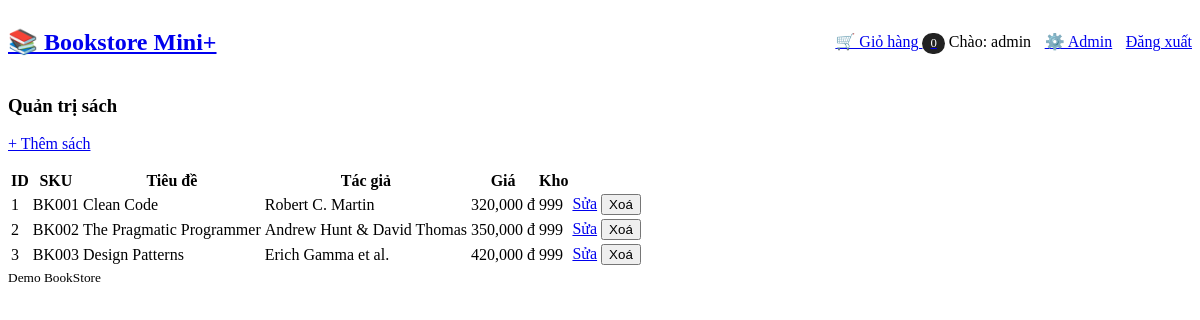
/admin/index.php (signed in), run on the app's committed database.
### tables this page shows
CREATE TABLE books (
  id INT AUTO_INCREMENT PRIMARY KEY,
  sku VARCHAR(20) UNIQUE NULL,
  title VARCHAR(255) NOT NULL,
  author VARCHAR(255) NOT NULL,
  price DECIMAL(10,2) NOT NULL DEFAULT 0,
  stock INT NOT NULL DEFAULT 999,
  description TEXT
);

### src/Database.php (called while the page is built, shortened)
<?php
class Database {
  public static function getConnection(): PDO {
    $dsn = 'mysql:host=' . DB_HOST . ';dbname=' . DB_NAME . ';charset=utf8mb4';
    $opt = [PDO::ATTR_ERRMODE=>PDO::ERRMODE_EXCEPTION,PDO::ATTR_DEFAULT_FETCH_MODE=>PDO::FETCH_ASSOC];
    return new PDO($dsn, DB_USER, DB_PASS, $opt);
  }
}

### src/BookRepository.php (called while the page is built, shortened)
<?php
class BookRepository {
  private \PDO $pdo;
  public function __construct(\PDO $pdo){ $this->pdo=$pdo; }
  public function all(int $offset=0,int $limit=20,?string $q=null): array {
    if($q){
      $stmt=$this->pdo->prepare("SELECT id,sku,title,author,price,stock FROM books WHERE title LIKE ? OR author LIKE ? OR sku LIKE ? ORDER BY id ASC LIMIT ? OFFSET ?");
      $like='%'.$q.'%'; $stmt->bindValue(1,$like); $stmt->bindValue(2,$like); $stmt->bindValue(3,$like);
      $stmt->bindValue(4,$limit,\PDO::PARAM_INT); $stmt->bindValue(5,$offset,\PDO::PARAM_INT); $stmt->execute();
    } else {
      $stmt=$this->pdo->prepare("SELECT id,sku,title,author,price,stock FROM books ORDER BY id ASC LIMIT ? OFFSET ?");
      $stmt->bindValue(1,$limit,\PDO::PARAM_INT); $stmt->bindValue(2,$offset,\PDO::PARAM_INT); $stmt->execute();
    }
    return $stmt->fetchAll();
  }
}

### public/admin/index.php (the view, shortened to what this page needs)
<?php
$repo=new App\BookRepository(App\Database::getConnection());
$books=$repo->all(0,1000,null);
ob_start(); ?>
<h3>Quản trị sách</h3>
<p><a href="/admin/create.php">+ Thêm sách</a></p>
<table><thead><tr><th>ID</th><th>SKU</th><th>Tiêu đề</th><th>Tác giả</th><th>Giá</th><th>Kho</th><th></th></tr></thead><tbody>
<?php foreach($books as $b): ?>
<tr>
<td><?= (int)$b['id'] ?></td>
<td><?= htmlspecialchars($b['sku'] ?? '') ?></td>
<td><?= htmlspecialchars($b['title']) ?></td>
<td><?= htmlspecialchars($b['author']) ?></td>
<td><?= number_format($b['price'],0) ?> đ</td>
<td><?= (int)$b['stock'] ?></td>
<td>
  <a href="/admin/edit.php?id=<?= (int)$b['id'] ?>">Sửa</a>
  <form method="post" action="/admin/delete.php" class="inline" onsubmit="return confirm('Xoá?')">
    <button>Xoá</button>
  </form>
</td>
</tr>
<?php endforeach; ?></tbody></table>
<?php $content=ob_get_clean(); include __DIR__ . '/../_layout.php';

### public/_layout.php (style rules this page uses)
form.inline { display:inline; }

### data on the page
books: id "1", sku "BK001", title "Clean Code", author "Robert C. Martin", price "320,000", stock "999"
books: id "2", sku "BK002", title "The Pragmatic Programmer", author "Andrew Hunt & David Thomas", price "350,000", stock "999"
books: id "3", sku "BK003", title "Design Patterns", author "Erich Gamma et al.", price "420,000", stock "999"

### other printed values
$cartCount "0"
$user['username'] "admin"
